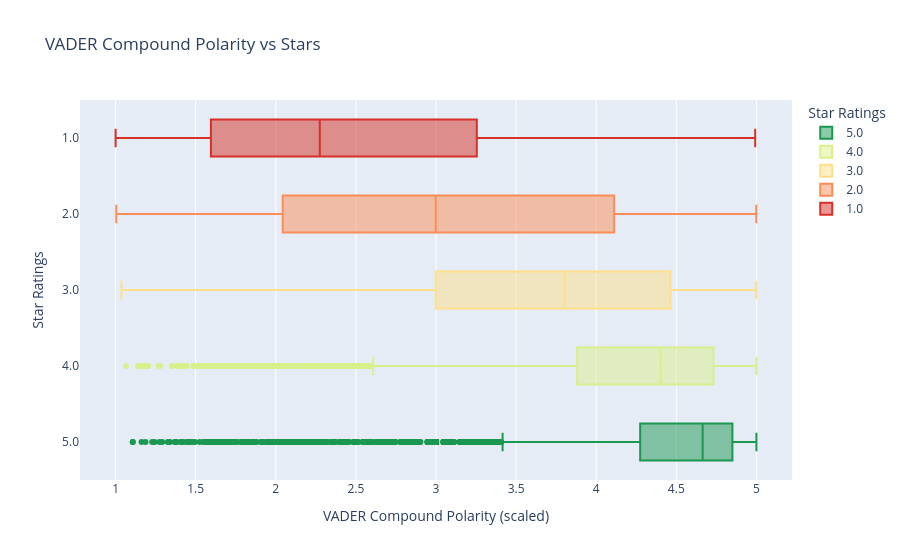

This figure's notebook cell:
### Markdown cell above
The classification results show a strong imbalance in performance across sentiment categories. While **negative reviews** are correctly classified at a very high rate (**95.00%**), the model struggles significantly with **positive** (**14.85%**) and **neutral** (**10.75%**) reviews. 

One possible reason is that the model may be **confusing positive and neutral reviews**. By inspecting a few examples, we noticed that many reviews are more **descriptive than opinionated**, making it difficult for the model to distinguish subtle positive sentiment from neutral content.

Overall, the model performs well for negative sentiment but is **not reliable for distinguishing positive or neutral reviews**, indicating the need for further preprocessing, rebalancing, or a more robust sentiment analysis approach.

### Code cell
# Convert stars to categorical (if not already)
dataset["stars_cat"] = dataset["stars"].astype(str)

# Define star order and colors (reversed palette)
star_order = ["5.0", "4.0", "3.0", "2.0", "1.0"]
inverted_palette = list(reversed(ColorPalette.RATINGS_PALLETE))
palette_colors = dict(zip(star_order, inverted_palette))

# Plotly boxplot
fig = px.box(
    dataset,
    x="content_polarity_vader_compound_scaled",
    y="stars_cat",
    category_orders={"stars_cat": star_order},
    color="stars_cat",
    color_discrete_map=palette_colors,
    orientation="h",  # horizontal, like your sns.boxplot
    labels={
        "content_polarity_vader_compound_scaled": "VADER Compound Polarity (scaled)",
        "stars_cat": "Star Ratings"
    },
    title="VADER Compound Polarity vs Stars"
)

fig.update_layout(yaxis=dict(autorange="reversed"))  # Optional: keep same top-to-bottom order
fig.show()

### Figure 1 — Plotly figure (JSON) as saved in the notebook; plotly's stock layout.template omitted (floating-point values rounded to 4 significant figures; data arrays with more than 128 entries replaced by an {"elided": "..."} marker saying what was removed)
{"data": [{"alignmentgroup": "True", "hovertemplate": "Star Ratings=%{y}<br>VADER Compound Polarity (scaled)=%{x}<extra></extra>", "legendgroup": "5.0", "marker": {"color": "#1a9850"}, "name": "5.0", "notched": false, "offsetgroup": "5.0", "orientation": "h", "showlegend": true, "type": "box", "x": {"elided": "33298 float values"}, "x0": " ", "xaxis": "x", "y": {"elided": "33298 str values"}, "y0": " ", "yaxis": "y"}, {"alignmentgroup": "True", "hovertemplate": "Star Ratings=%{y}<br>VADER Compound Polarity (scaled)=%{x}<extra></extra>", "legendgroup": "4.0", "marker": {"color": "#d9ef8b"}, "name": "4.0", "notched": false, "offsetgroup": "4.0", "orientation": "h", "showlegend": true, "type": "box", "x": {"elided": "6800 float values"}, "x0": " ", "xaxis": "x", "y": {"elided": "6800 str values"}, "y0": " ", "yaxis": "y"}, {"alignmentgroup": "True", "hovertemplate": "Star Ratings=%{y}<br>VADER Compound Polarity (scaled)=%{x}<extra></extra>", "legendgroup": "3.0", "marker": {"color": "#fee08b"}, "name": "3.0", "notched": false, "offsetgroup": "3.0", "orientation": "h", "showlegend": true, "type": "box", "x": {"elided": "3534 float values"}, "x0": " ", "xaxis": "x", "y": {"elided": "3534 str values"}, "y0": " ", "yaxis": "y"}, {"alignmentgroup": "True", "hovertemplate": "Star Ratings=%{y}<br>VADER Compound Polarity (scaled)=%{x}<extra></extra>", "legendgroup": "2.0", "marker": {"color": "#fc8d59"}, "name": "2.0", "notched": false, "offsetgroup": "2.0", "orientation": "h", "showlegend": true, "type": "box", "x": {"elided": "2739 float values"}, "x0": " ", "xaxis": "x", "y": {"elided": "2739 str values"}, "y0": " ", "yaxis": "y"}, {"alignmentgroup": "True", "hovertemplate": "Star Ratings=%{y}<br>VADER Compound Polarity (scaled)=%{x}<extra></extra>", "legendgroup": "1.0", "marker": {"color": "#d73027"}, "name": "1.0", "notched": false, "offsetgroup": "1.0", "orientation": "h", "showlegend": true, "type": "box", "x": {"elided": "7194 float values"}, "x0": " ", "xaxis": "x", "y": {"elided": "7194 str values"}, "y0": " ", "yaxis": "y"}], "layout": {"boxmode": "overlay", "legend": {"title": {"text": "Star Ratings"}, "tracegroupgap": 0}, "title": {"text": "VADER Compound Polarity vs Stars"}, "xaxis": {"anchor": "y", "domain": [0, 1], "title": {"text": "VADER Compound Polarity (scaled)"}}, "yaxis": {"anchor": "x", "autorange": "reversed", "categoryarray": ["1.0", "2.0", "3.0", "4.0", "5.0"], "categoryorder": "array", "domain": [0, 1], "title": {"text": "Star Ratings"}}}}
